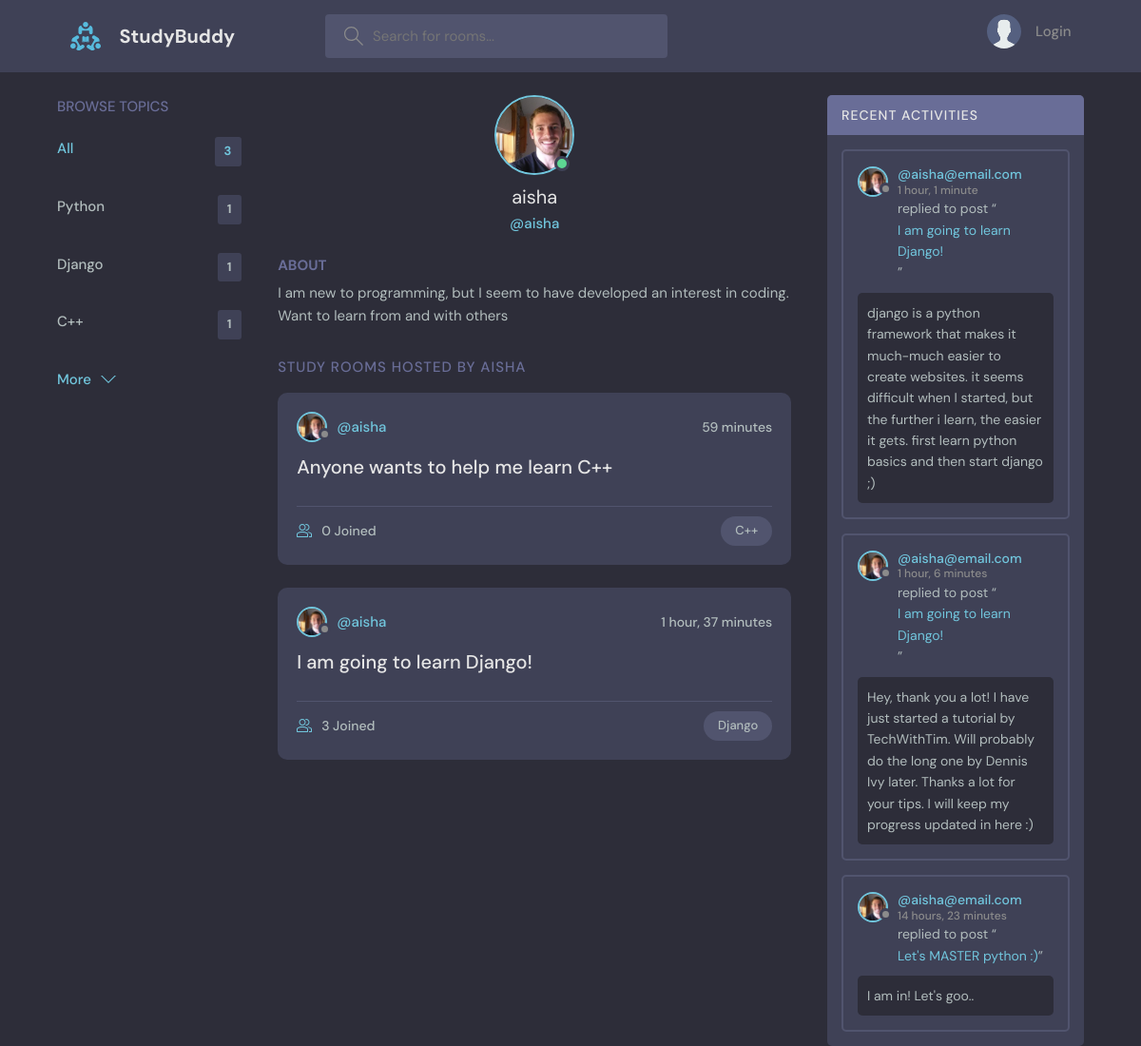
The app's page /profile/2/ with its own data.
### base/models.py (models this page shows, shortened)
class Topic(models.Model):
    name = models.CharField(max_length=200)

class User(AbstractUser):
    name = models.CharField(max_length=200, null=True)
    email = models.EmailField(unique=True, null=True)
    bio = models.TextField(null=True)
    avatar = models.ImageField(null=True, default="avatar.svg")
    USERNAME_FIELD = 'email'
    REQUIRED_FIELDS = []

class Room(models.Model):
    host = models.ForeignKey(User, on_delete=models.SET_NULL, null=True)
    topic = models.ForeignKey(Topic, on_delete=models.SET_NULL, null=True) # on_delete part means that if the room is deleted all the children (messages) are also deleted
    name = models.CharField(max_length=200)
    description = models.TextField(null=True, blank=True)
    participants = models.ManyToManyField(User, related_name='participants', blank=True)
    updated = models.DateTimeField(auto_now=True) #this to show when the room was last updated
    created = models.DateTimeField(auto_now_add=True) #this to show when the room was created
    class Meta:
        ordering = ['-updated','-created'] #this line orders rooms in the order with newest (updates/created) rooms first

class Message(models.Model):
    user = models.ForeignKey(User, on_delete=models.CASCADE)
    room = models.ForeignKey(Room, on_delete=models.CASCADE) # on_delete part means that if the room is deleted all the children (messages) are also deleted
    body = models.TextField()
    updated = models.DateTimeField(auto_now=True)  # this to show when the room was last updated
    created = models.DateTimeField(auto_now_add=True) #this to show when the room was created
    class Meta:
        ordering = ['-updated', '-created'] #this line orders rooms in the order with newest (updates/created) rooms first

### base/views.py (the view)
# urls.py: path('profile/<str:pk>/', views.userProflie, name="user-profile"),
def userProflie(request, pk):
    user = User.objects.get(id=pk)
    rooms = user.room_set.all()
    room_messages = user.message_set.all()
    topics = Topic.objects.all()
    context = {'user': user, 'rooms': rooms,
               'room_messages': room_messages, 'topics':topics}
    return render(request, 'base/profile.html', context)

### base/templates/base/profile.html (shortened to what this page needs)
{% extends 'main.html' %}
{% block content%}
  <main class="profile-page layout layout--3">
    <div class="container">
      {% include 'base/topics_component.html' %}
      <div class="roomList">
        <div class="profile">
          <div class="profile__avatar">
            <div class="avatar avatar--large active">
              <img src="{{user.avatar.url}}" />
            </div>
          </div>
          <div class="profile__info">
            <h3>{{user.username}}</h3>
            <p>@{{user.username}}</p>
          </div>
          <div class="profile__about">
            <h3>About</h3>
            <p>
             {{user.bio}}
            </p>
          </div>
        </div>
        <div class="roomList__header">
          <div>
            <h2>Study Rooms Hosted by {{user.name}}</h2>
          </div>
        </div>
          {% include 'base/feed_component.html' %}
      </div>
      <div>{% include 'base/activity_component.html' %}</div>
    </div>
  </main>
{% endblock content%}

### templates/main.html (shortened to what this page needs)
<!DOCTYPE html>
{% load static %}
<html lang="en">
  <head>
    <link rel="stylesheet" href="{% static 'styles/style.css'%}" />
  </head>
  <body>
    {% include 'navbar.html' %}
    {% block content%}
    {% endblock %}
  </body>
</html>

### templates/navbar.html (shortened to what this page needs)
{% load static %}
<header class="header header--loggedIn">
      <div class="container">
        <a href="{% url 'home' %}" class="header__logo">
          <img src="{% static 'images/logo.svg' %}" />
          <h1>StudyBuddy</h1>
        </a>
        <form class="header__search" method="GET" action="{% url 'home' %}">
          <label>
            <input name="q" placeholder="Search for rooms..." />
          </label>
        </form>
        <nav class="header__menu">
          {% if request.user.is_authenticated %}
          <div class="header__user">
            <a href="{% url 'update-user' %}">
              <div class="avatar avatar--medium active">
                <img src="{{request.user.avatar.url}}" />
              </div>
              <p>{{request.user.username}}<span>@{{request.user.username}}</span></p>
            </a>
            <button class="dropdown-button">
              <svg version="1.1" xmlns="http://www.w3.org/2000/svg" width="32" height="32" viewBox="0 0 32 32">
                <title>chevron-down</title>
                <path d="M16 21l-13-13h-3l16 16 16-16h-3l-13 13z"></path>
              </svg>
            </button>
          </div>
          {% else %}
          <a href="{% url 'login' %}">
            <img src="{% static 'images/avatar.svg' %}" />
            <p>Login</p>
          </a>
          {% endif %}
        </nav>
      </div>
    </header>

### base/templates/base/topics_component.html
<div class="topics">
      <div class="topics__header">
        <h2>Browse Topics</h2>
      </div>
      <ul class="topics__list">
        <li>
          <a href="{% url 'home' %}" class="active">All<span>{{topics.count}}</span></a>
        </li>
        {% for topic in topics %}
        <li>
          <a href="{% url 'home' %}?q={{topic.name}}">{{topic.name}}<span>{{topic.room_set.all.count}}</span></a>
        </li>
        {% endfor %}
      </ul>
      <a class="btn btn--link" href="{% url 'topics' %}">
        More
        <svg version="1.1" xmlns="http://www.w3.org/2000/svg" width="32" height="32" viewBox="0 0 32 32">
          <title>chevron-down</title>
          <path d="M16 21l-13-13h-3l16 16 16-16h-3l-13 13z"></path>
        </svg>
      </a>
</div>

### base/templates/base/feed_component.html (shortened to what this page needs)
{% for room in rooms%}
<div class="roomListRoom">
            <div class="roomListRoom__header">
              <a href="{% url 'user-profile' room.host.id%}" class="roomListRoom__author">
                <div class="avatar avatar--small">
                  <img src="{{room.host.avatar.url}}" />
                </div>
                <span>@{{room.host.username}}</span>
              </a>
              <div class="roomListRoom__actions">
                <span>{{room.created|timesince}}</span>
              </div>
            </div>
            <div class="roomListRoom__content">
              <a href="{%url 'room' room.id%}">{{room.name}}</a>
            </div>
            <div class="roomListRoom__meta">
              <a href="{%url 'room' room.id%}" class="roomListRoom__joined">
                  {{room.participants.all.count}} Joined
              </a>
              <p class="roomListRoom__topic">{{room.topic.name}}</p>
            </div>
          </div>
{% endfor%}

### base/templates/base/activity_component.html (shortened to what this page needs)
<div class="activities">
  <div class="activities__header">
    <h2>Recent Activities</h2>
  </div>
  {% for message in room_messages %}
  <div class="activities__box">
    <div class="activities__boxHeader roomListRoom__header">
      <a href="{% url 'user-profile' message.user.id %}" class="roomListRoom__author">
        <div class="avatar avatar--small">
          <img src="{{message.user.avatar.url}}" />
        </div>
        <p>
          @{{message.user}}
          <span>{{message.created|timesince}}</span>
        </p>
      </a>
    </div>
    <div class="activities__boxContent">
      <p>replied to post “<a href="{% url 'room' message.room.id %}">{{message.room.name}}</a>”</p>
      <div class="activities__boxRoomContent">
        {{message.body}}
      </div>
    </div>
  </div>
  {% endfor %}
</div>

### records on screen
Topic: name "Python", room_set.all.count "1"
Topic: name "Django", room_set.all.count "1"
Topic: name "C++", room_set.all.count "1"
User: avatar (picture), username "aisha", bio "I am new to programming, but I seem to have developed an interest in coding. Want to learn from and with others", name "AISHA"
Room: host.avatar (picture), host.username "aisha", created "59 minutes", name "Anyone wants to help me learn C++", participants.all.count "0", topic.name "C++"
Room: host.avatar (picture), host.username "aisha", created "1 hour, 37 minutes", name "I am going to learn Django!", participants.all.count "3", topic.name "Django"
Message: user.avatar (picture), user "aisha@email.com", created "1 hour, 1 minute", room.name "I am going to learn Django!", body "django is a python framework that makes it much-much easier to create websites. it seems difficult when I started, but the further i learn, the easier it gets. first learn python basics and then start django ;)"
Message: user.avatar (picture), user "aisha@email.com", created "1 hour, 6 minutes", room.name "I am going to learn Django!", body "Hey, thank you a lot! I have just started a tutorial by TechWithTim. Will probably do the long one by Dennis Ivy later. Thanks a lot for your tips. I will keep my progress updated in here :)"
Message: user.avatar (picture), user "aisha@email.com", created "14 hours, 23 minutes", room.name "Let's MASTER python :)", body "I am in! Let's goo.."

### other values on screen
{{ topics.count }} "3"
